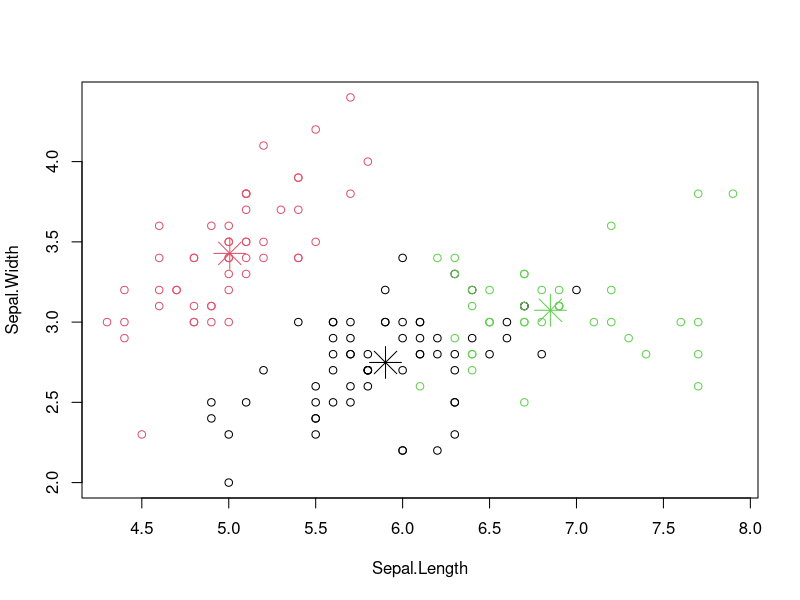
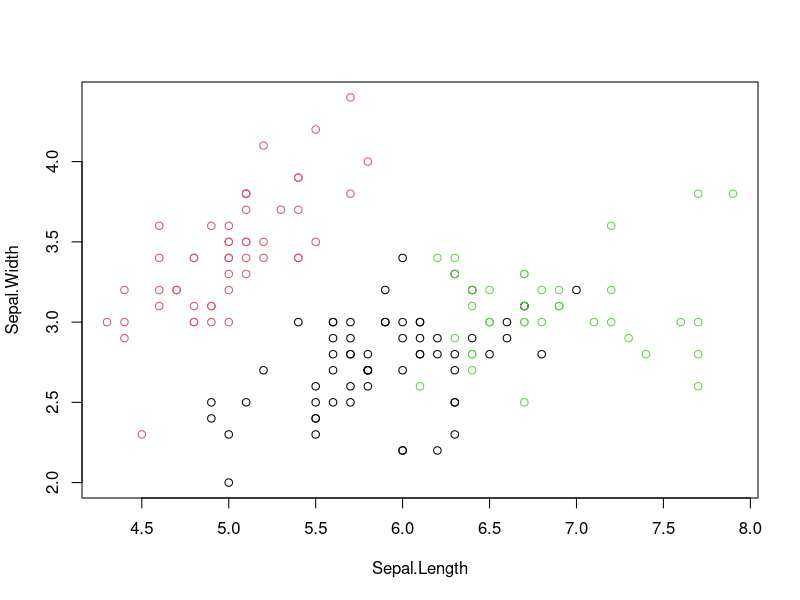

Reproduce these figures in R, in order.
data(iris)

# Select first four variables
iris_data = iris[,1:4]

head(iris_data)

#a 
#  k=2
k2_model = kmeans(iris_data, centers = 2)

# k=3
k3_model = kmeans(iris_data, centers = 3)

#b
# Plot of clusters formed with k=3
plot(iris_data[,1:2], col = k3_model$cluster)

# The plot of iris data with first four variable shows that the are three clusters in 
#  the data.


#c
# Add cluster centers
points(k3_model$centers, col = 1:3, pch = 8, cex = 3)

plot(iris_data[,1:2], col = k3_model$cluster)

# Here we add the centers for the plot of clusters formed with k=3 and plot the cluster again.



#d
cm = table(iris$Species, k3_model$cluster)

#confusion matrix
print(cm)

# Interpretation:
# The confusion matrix shows that the k=3 cluster variable is able to correctly classify 95% of the observations.
# The misclassifications are all for some of the species, which are being classified as another species.
# This is likely because the misclassified species is intermediate between the two species,
# and the k=3 cluster variable is not able to distinguish between them.
